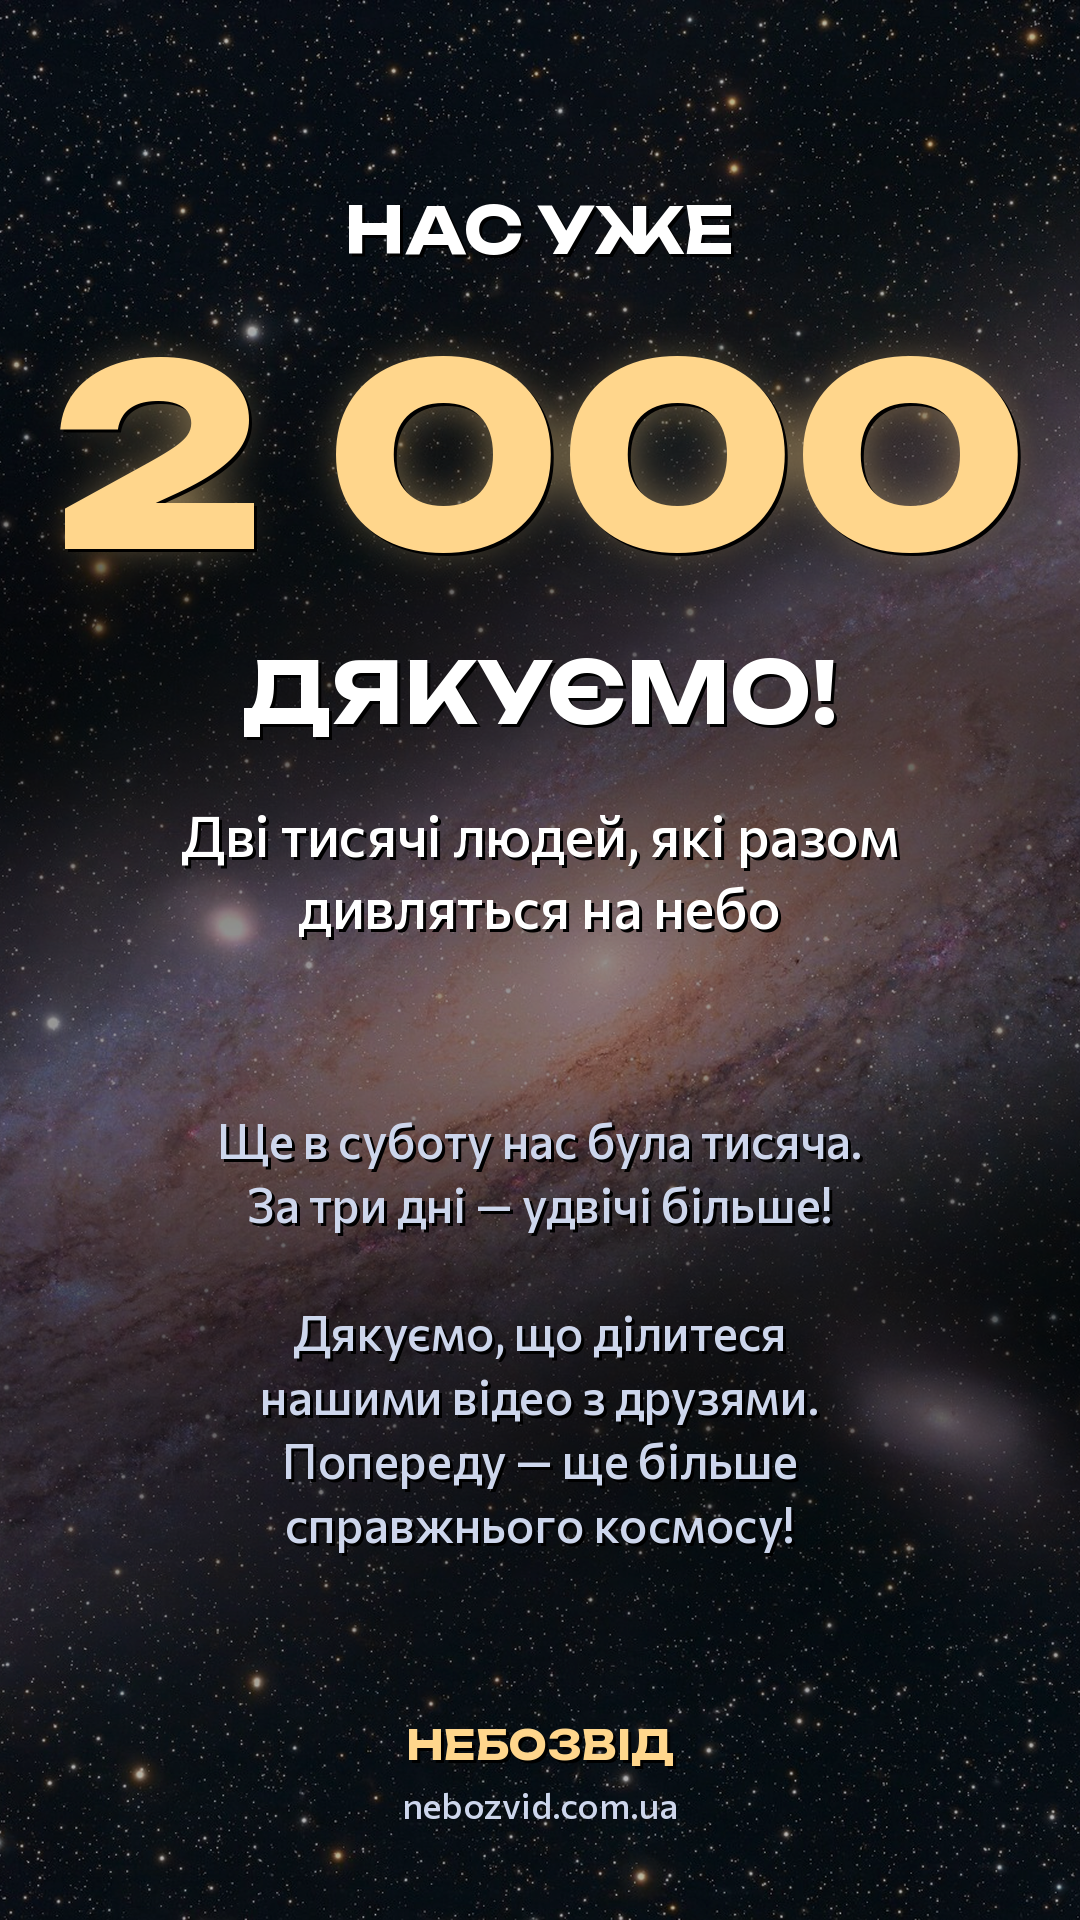

This chart was generated by the following Python code:
# Сторіз «Нас 2 000!» (17.11.2026; копія thanks1000.py). Запуск з videos/tools: python3 ../stories/thanks2000.py
# Тло — галактика Андромеди по діагоналі (Lviatour, CC BY-SA 4.0).
from PIL import Image, ImageDraw, ImageFont, ImageFilter, ImageEnhance
import numpy as np, os
W, H = 1080, 1920
OUT = os.path.join(os.path.dirname(os.path.abspath(__file__)), 'thanks2000.png')
Image.MAX_IMAGE_PIXELS = None
sky = Image.open('../carousels/light_past/assets/andromeda.jpg').convert('RGB')
c = sky
s_ = max(W / c.width, H / c.height) * 1.0
c = c.resize((int(c.width * s_), int(c.height * s_)), Image.LANCZOS)
x0, y0 = int(c.width * 0.47 - W / 2), (c.height - H) // 2
bg = ImageEnhance.Brightness(c.crop((x0, y0, x0 + W, y0 + H))).enhance(0.72)
a = np.asarray(bg).astype(np.float32) / 255
yy = np.linspace(0, 1, H)[:, None, None]
a *= 1 - 0.45 * np.exp(-((yy - 0.36) / 0.13) ** 2) - 0.5 * np.exp(-((yy - 0.70) / 0.13) ** 2)
img = Image.fromarray((np.clip(a, 0, 1) * 255).astype(np.uint8)).convert('RGBA')

def U(sz, w=700):
    f = ImageFont.truetype('fonts/Unbounded.ttf', sz)
    try: f.set_variation_by_axes([w])
    except Exception: pass
    return f
def C(sz, w=500):
    f = ImageFont.truetype('fonts/Commissioner.ttf', sz)
    try: f.set_variation_by_axes([w])
    except Exception: pass
    return f
gold, white, soft = (255, 214, 140), (255, 255, 255), (205, 214, 236)

def ctext(y, t, font, fill, glow=0, shadow=True):
    d = ImageDraw.Draw(img)
    w = d.textlength(t, font=font); x = (W - w) / 2
    if glow:
        g = Image.new('RGBA', (W, H), (0, 0, 0, 0))
        ImageDraw.Draw(g).text((x, y), t, font=font, fill=fill + (200,))
        img.alpha_composite(g.filter(ImageFilter.GaussianBlur(glow)))
    if shadow: d.text((x + 3, y + 3), t, font=font, fill=(0, 0, 0, 170))
    d.text((x, y), t, font=font, fill=fill)

ctext(190, 'НАС УЖЕ', U(64), white)
f = U(250, 800); n = '2 000'
assert ImageDraw.Draw(img).textlength(n, font=f) < W - 80, 'the number is wider than the frame'
ctext(300, n, f, gold, glow=28)
ctext(640, 'ДЯКУЄМО!', U(84), white)
lines = ['Дві тисячі людей, які разом', 'дивляться на небо']
for i, t in enumerate(lines): ctext(800 + i * 72, t, C(56), white)
body = ['Ще в суботу нас була тисяча.', 'За три дні — удвічі більше!', '', 'Дякуємо, що ділитеся', 'нашими відео з друзями.', 'Попереду — ще більше', 'справжнього космосу!']
for i, t in enumerate(body):
    if t: ctext(1110 + i * 64, t, C(48), soft)
ctext(1720, 'НЕБОЗВІД', U(40), gold)
ctext(1782, 'nebozvid.com.ua', C(36), soft, shadow=False)
img.convert('RGB').save(OUT)
print(OUT)
